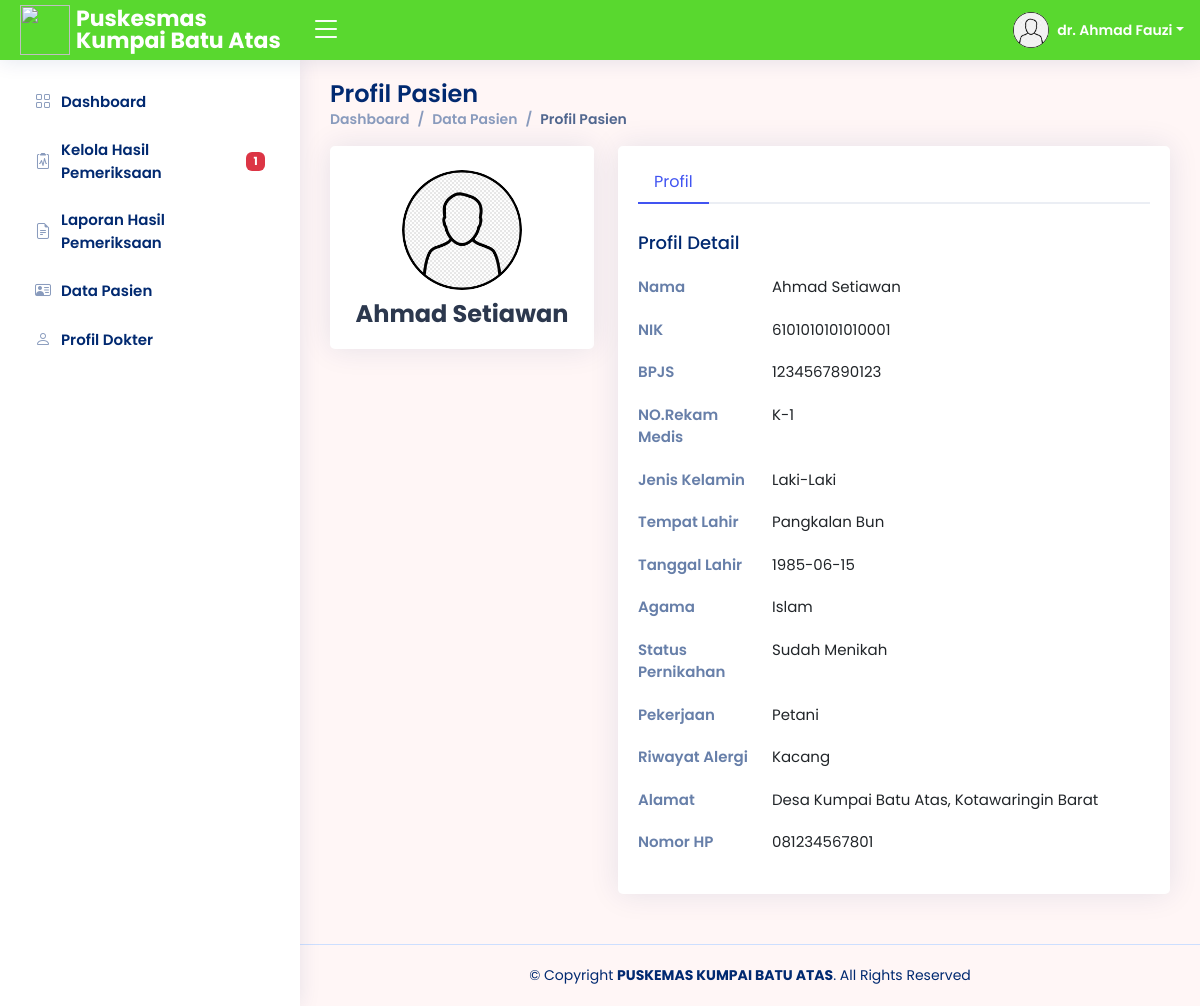
/dokter/Rekam_Medis/detail-pasien.php?nik_pasien=6101010101010001 (signed in), run on the app's committed database.
### tables this page shows
CREATE TABLE `dokter` (
  `nip_dokter` bigint(20) NOT NULL,
  `id_ruang` bigint(20) NOT NULL,
  `foto_dokter` text NOT NULL,
  `nama_dokter` varchar(50) NOT NULL,
  `jk_dokter` enum('Laki-Laki','Perempuan') NOT NULL,
  `agama_dokter` enum('Islam','Kristen','Katolik','Hindu','Buddha','Khonghucu') NOT NULL,
  `status_pernikahan_dokter` enum('Sudah Menikah','Belum Menikah','Janda/Duda') NOT NULL,
  `alamat_dokter` varchar(100) NOT NULL,
  `no_hp_dokter` varchar(50) NOT NULL,
  `password_dokter` varchar(50) NOT NULL,
  `tgl_lahir_dokter` date NOT NULL,
  `tempat_lahir_dokter` varchar(50) NOT NULL
);

CREATE TABLE `pasien` (
  `nik_pasien` bigint(20) NOT NULL,
  `bpjs` varchar(50) NOT NULL,
  `rm` int(10) NOT NULL,
  `nama_pasien` varchar(100) NOT NULL,
  `foto_pasien` text DEFAULT 'default.png',
  `jk_pasien` enum('','Laki-Laki','Perempuan') NOT NULL,
  `agama_pasien` enum('','Islam','Kristen','Katolik','Hindu','Buddha','Khonghucu') NOT NULL,
  `status_pernikahan_pasien` enum('','Sudah Menikah','Belum Menikah','Janda/Duda') NOT NULL,
  `alamat_pasien` varchar(100) NOT NULL,
  `no_hp_pasien` varchar(50) NOT NULL,
  `password_pasien` varchar(50) NOT NULL,
  `pekerjaan_pasien` varchar(100) NOT NULL,
  `riwayat_alergi_pasien` varchar(100) NOT NULL,
  `tinggi_badan` varchar(10) NOT NULL,
  `lingkar_perut` varchar(10) NOT NULL,
  `lingkar_kepala` varchar(10) NOT NULL,
  `lingkar_dada` varchar(10) NOT NULL,
  `berat_badan` varchar(10) NOT NULL,
  `tempat_lahir_pasien` varchar(50) NOT NULL,
  `tgl_lahir_pasien` date NOT NULL
);

### dokter/Rekam_Medis/detail-pasien.php (the view, shortened to what this page needs)
<?php
include "../../koneksi.php";
$detail = $_GET["nik_pasien"];
?>
<!DOCTYPE html>
<html lang="en">
<head>
  <?php
  include '../link.php';
  ?>
</head>
<body>
  <?php
  include '../header.php';
  include '../siderbar.php';
  ?>
  <main id="main" class="main">
    <?php
    $tampilpasien = mysqli_query($conn, "SELECT * FROM pasien WHERE nik_pasien = '$detail'");
    $data = mysqli_fetch_array($tampilpasien);
    $nama_pasien = $data['nama_pasien'];
    $jk_pasien = $data['jk_pasien'];
    $agama_pasien = $data['agama_pasien'];
    $nik_pasien = $data['nik_pasien'];
    $status_pernikahan_pasien = $data['status_pernikahan_pasien'];
    $alamat_pasien = $data['alamat_pasien'];
    $no_hp_pasien = $data['no_hp_pasien'];
    $tempat_lahir_pasien = $data['tempat_lahir_pasien'];
    $tgl_lahir_pasien = $data['tgl_lahir_pasien'];
    $pekerjaan_pasien = $data['pekerjaan_pasien'];
    $riwayat_alergi_pasien = $data['riwayat_alergi_pasien'];
    $rm = $data['rm'];
    $bpjs = $data['bpjs'];
    ?>
    <div class="pagetitle">
      <h1>Profil Pasien</h1>
      <nav>
        <ol class="breadcrumb">
          <li class="breadcrumb-item"><a href="../Dashboard/index.php">Dashboard</a></li>
          <li class="breadcrumb-item"><a href="tabel-pasien.php">Data Pasien</a></li>
          <li class="breadcrumb-item active">Profil Pasien</li>
        </ol>
      </nav>
    </div>
    <section class="section profile">
      <div class="row">
        <div class="col-xl-4">
          <div class="card">
            <div class="card-body profile-card pt-4 d-flex flex-column align-items-center">
              <img src="../../adm/Kelola_Pasien/img/<?php echo $data['foto_pasien']; ?>" alt="<?php echo $data['foto_pasien']; ?>" class="rounded-circle">
              <h2><?php echo $data['nama_pasien']; ?></h2>
            </div>
          </div>
        </div>
        <div class="col-xl-8">
          <div class="card">
            <div class="card-body pt-3">
              <ul class="nav nav-tabs nav-tabs-bordered">
                <li class="nav-item">
                  <button class="nav-link active" data-bs-toggle="tab" data-bs-target="#profile-overview">Profil</button>
                </li>
              </ul>
              <div class="tab-content pt-2">
                <div class="tab-pane fade show active profile-overview" id="profile-overview">
                  <h5 class="card-title">Profil Detail</h5>
                  <div class="row">
                    <div class="col-lg-3 col-md-4 label ">Nama</div>
                    <div class="col-lg-9 col-md-8"><?= $nama_pasien; ?></div>
                  </div>
                  <div class="row">
                    <div class="col-lg-3 col-md-4 label ">NIK</div>
                    <div class="col-lg-9 col-md-8"><?= $nik_pasien; ?></div>
                  </div>
                  <div class="row">
                    <div class="col-lg-3 col-md-4 label ">BPJS</div>
                    <div class="col-lg-9 col-md-8"><?= $bpjs; ?></div>
                  </div>
                  <div class="row">
                    <div class="col-lg-3 col-md-4 label ">NO.Rekam Medis</div>
                    <div class="col-lg-9 col-md-8">K-<?= $rm; ?></div>
                  </div>
                  <div class="row">
                    <div class="col-lg-3 col-md-4 label ">Jenis Kelamin</div>
                    <div class="col-lg-9 col-md-8"><?= $jk_pasien; ?></div>
                  </div>
                  <div class="row">
                    <div class="col-lg-3 col-md-4 label ">Tempat Lahir</div>
                    <div class="col-lg-9 col-md-8"><?= $tempat_lahir_pasien; ?></div>
                  </div>
                  <div class="row">
                    <div class="col-lg-3 col-md-4 label ">Tanggal Lahir</div>
                    <div class="col-lg-9 col-md-8"><?= $tgl_lahir_pasien; ?></div>
                  </div>
                  <div class="row">
                    <div class="col-lg-3 col-md-4 label ">Agama</div>
                    <div class="col-lg-9 col-md-8"><?= $agama_pasien; ?></div>
                  </div>
                  <div class="row">
                    <div class="col-lg-3 col-md-4 label ">Status Pernikahan</div>
                    <div class="col-lg-9 col-md-8"><?= $status_pernikahan_pasien; ?></div>
                  </div>
                  <div class="row">
                    <div class="col-lg-3 col-md-4 label ">Pekerjaan</div>
                    <div class="col-lg-9 col-md-8"><?= $pekerjaan_pasien; ?></div>
                  </div>
                  <div class="row">
                    <div class="col-lg-3 col-md-4 label ">Riwayat Alergi</div>
                    <div class="col-lg-9 col-md-8"><?= $riwayat_alergi_pasien; ?></div>
                  </div>
                  <div class="row">
                    <div class="col-lg-3 col-md-4 label ">Alamat</div>
                    <div class="col-lg-9 col-md-8"><?= $alamat_pasien; ?></div>
                  </div>
                  <div class="row">
                    <div class="col-lg-3 col-md-4 label ">Nomor HP</div>
                    <div class="col-lg-9 col-md-8"><?= $no_hp_pasien; ?></div>
                  </div>
                </div>
              </div>
            </div>
          </div>
        </div>
    </section>
  </main>
  <?php
  include '../footer.php';
  ?>
</body>
</html>

### dokter/header.php (shortened to what this page needs)
<header id="header" class="header fixed-top d-flex align-items-center">
  <div class="d-flex align-items-center justify-content-between">
    <a href="index.php" class="logo d-flex align-items-center">
      <img src="../img/logo_pkm.jpg" width="50" height="50">
      <span class="d-none d-lg-block">Puskesmas Kumpai Batu Atas</span>
    </a>
    <i class="bi bi-list toggle-sidebar-btn collapsed"></i>
  </div>
  <nav class="header-nav ms-auto">
    <?php
    $nip_dok = $_SESSION['dokter_nip'];
    $tampildokter = mysqli_query($conn, "SELECT * FROM dokter WHERE nip_dokter='$nip_dok'");
    while ($data = mysqli_fetch_array($tampildokter)) :
    ?>
      <ul class="d-flex align-items-center">
        <li class="nav-item dropdown pe-3">
          <a class="nav-link nav-profile d-flex align-items-center pe-0" href="#" data-bs-toggle="dropdown">
            <img src="../../adm/Kelola_Dokter/img/<?php echo $data['foto_dokter']; ?>" alt="<?php echo $data['foto_dokter']; ?>" class="rounded-circle">
            <span class="d-none d-md-block dropdown-toggle ps-2"><?php echo $data['nama_dokter']; ?></span>
          </a>
        </li>
      </ul>
    <?php
    endwhile;
    ?>
  </nav>
</header>

### dokter/assets/css/style5.css (style rules this page uses)
:root { scroll-behavior: smooth; }
body { font-family: "Open Sans", sans-serif; background: #fff6f6; color: #444444; }
a { color: #4154f1; text-decoration: none; }
h1, h2, h3, h4, h5, h6 { font-family: "Nunito", sans-serif; }
#main { margin-top: 60px; padding: 20px 30px; transition: all 0.3s; }
.pagetitle { margin-bottom: 10px; }
.pagetitle h1 { font-size: 24px; margin-bottom: 0; font-weight: 600; color: #012970; }
.card { margin-bottom: 30px; border: none; border-radius: 5px; box-shadow: 0px 0 30px rgba(1, 41, 112, 0.1); }
.card-title { padding: 20px 0 15px 0; font-size: 18px; font-weight: 500; color: #012970; font-family: "Poppins", sans-serif; }
.card-body { padding: 0 20px 20px 20px; }
.breadcrumb { font-size: 14px; font-family: "Nunito", sans-serif; color: #899bbd; font-weight: 600; }
.breadcrumb a { color: #899bbd; transition: 0.3s; }
.breadcrumb .breadcrumb-item::before { color: #899bbd; }
.breadcrumb .active { color: #51678f; font-weight: 600; }
.nav-tabs-bordered { border-bottom: 2px solid #ebeef4; }
.nav-tabs-bordered .nav-link { margin-bottom: -2px; border: none; color: #2c384e; }
.nav-tabs-bordered .nav-link.active { background-color: #fff; color: #4154f1; border-bottom: 2px solid #4154f1; }
.logo { line-height: 1; }
@media (min-width: 1200px) { .logo { width: 280px; } }
.logo img { margin-right: 6px; }
.logo span { font-size: 22px; font-weight: 700; color: #ffffff; font-family: "Nunito", sans-serif; }
.header { transition: all 0.5s; z-index: 997; height: 60px; box-shadow: 0px 2px 20px rgba(1, 41, 112, 0.1); background-color: #59d82f; padding-left: 20px; }
.header .toggle-sidebar-btn { font-size: 32px; padding-left: 10px; cursor: pointer; color: #ffffff; }
.header-nav ul { list-style: none; }
.header-nav>ul { margin: 0; padding: 0; }
.header-nav .nav-profile { color: #ffffff; }
.header-nav .nav-profile img { max-height: 36px; }
.header-nav .nav-profile span { font-size: 14px; font-weight: 600; }
@media (min-width: 1200px) { #main, #footer { margin-left: 300px; } }
.profile .profile-card img { max-width: 120px; }
.profile .profile-card h2 { font-size: 24px; font-weight: 700; color: #2c384e; margin: 10px 0 0 0; }
.profile .profile-overview .row { margin-bottom: 20px; font-size: 15px; }
.profile .profile-overview .card-title { color: #012970; }
.profile .profile-overview .label { font-weight: 600; color: rgba(1, 41, 112, 0.6); }
body, h1, h2, h3, h4, h5, h6, p, a, span, td, th, label, input, button, select, .breadcrumb, .card-title, .card-text { font-family: 'Poppins', sans-serif !important; }

### data on the page
dokter: foto_dokter (placeholder picture), nama_dokter "dr. Ahmad Fauzi"
pasien: foto_pasien (placeholder picture), nama_pasien "Ahmad Setiawan", nik_pasien "6101010101010001", bpjs "1234567890123", rm "1", jk_pasien "Laki-Laki", tempat_lahir_pasien "Pangkalan Bun", tgl_lahir_pasien "1985-06-15", agama_pasien "Islam", status_pernikahan_pasien "Sudah Menikah", pekerjaan_pasien "Petani", riwayat_alergi_pasien "Kacang", alamat_pasien "Desa Kumpai Batu Atas, Kotawaringin Barat", no_hp_pasien "081234567801"

### other printed values
$jumlahNotif "1"
